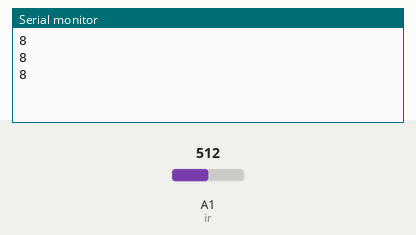
The sketch below on a simulated Arduino Uno, built with avr-gcc and run on an emulated ATmega328P. Parts: the last lines printed to the serial monitor. Inputs (shaded band) come from the test bench; at power-on: A1 (ir) = 512.

Above: at 1.3 s.
1.4 s: A1 (ir) set to 716
At 1.9 s:
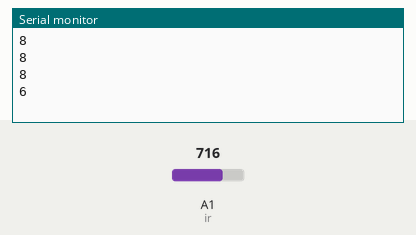
2.9 s: A1 (ir) set to 900
At 3.3 s:
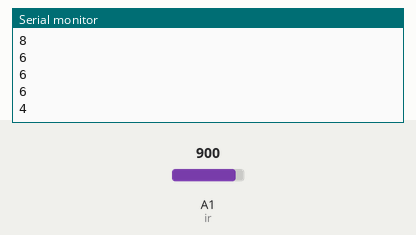
Timing chart, 0 to 5.9 s (numbered marks = the images above; inputs shaded):
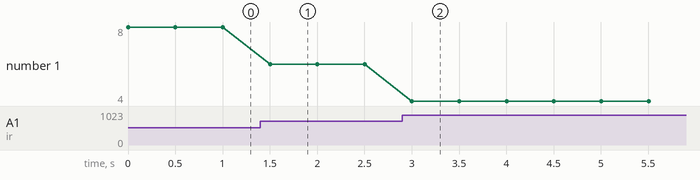

Measured:
- after the input at 1.4 s, the serial monitor: prints a new line after 0.10 s (image 1)
- after the input at 2.9 s, the serial monitor: prints a new line after 0.10 s (image 2)
- plotted number 1: 8 → 6 after the input at 1.4 s, 6 → 4 after the input at 2.9 s

The sketch:

IR.ino
```cpp
#define ir 1


void setup()
{

  analogReference(DEFAULT);
  Serial.begin(9600);
  pinMode (ir, INPUT);
}

void loop()
{


  int raw=analogRead(ir);
  int volt=map(raw, 0, 1023, 0, 5000);
  int cm=(21.61/(volt-0.1696))*1000;

  Serial.println(cm);

  delay(500);

  }
```
